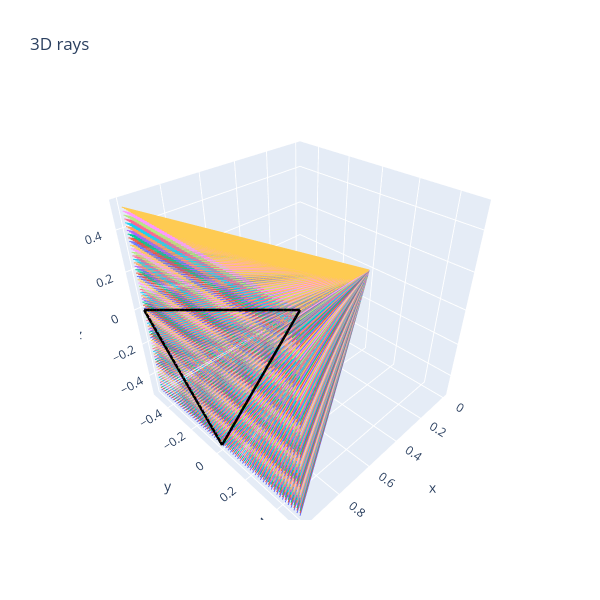

Here is the notebook cell this chart was saved with:
### Code cell
A = t.tensor([1, 0.0, -0.5])
B = t.tensor([1, -0.5, 0.0])
C = t.tensor([1, 0.5, 0.5])
num_pixels_y = num_pixels_z = 60
y_limit = z_limit = 0.5

# Plot triangle and rays
test_triangle = t.stack([A, B, C], dim=0)
rays2d = make_rays_2d(num_pixels_y, num_pixels_z, y_limit, z_limit)
triangle_lines = t.stack([A, B, C, A, B, C], dim=0). reshape(-1, 2, 3)
render_lines_with_plotly(rays2d.numpy(), triangle_lines.numpy())
